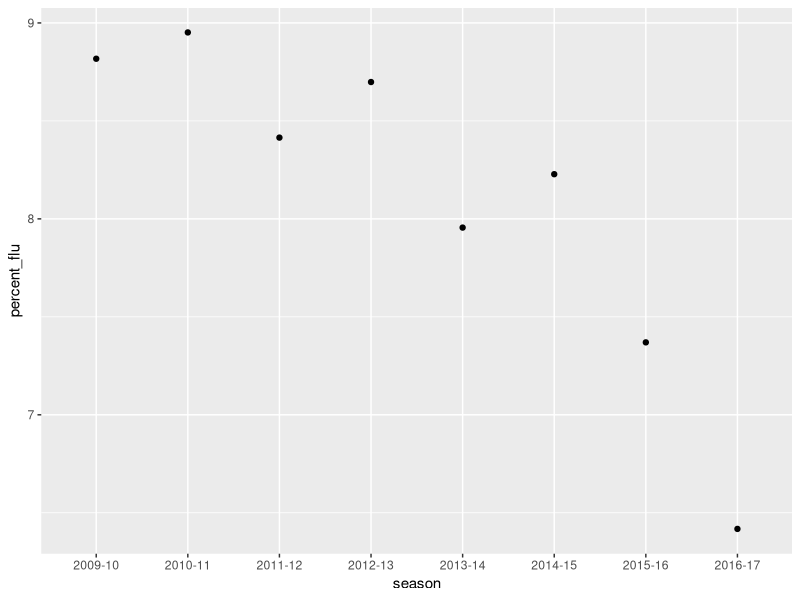

Here is the R script that generated this plot:
## ---- chunk 1
#The dataset we are exploring has influenza and pneumonia deaths on a state and national level, over time. 

#We will be requiring knitr, dplyr, and ggplot2
setwd('~/TA stuff/Winter2017/labs/L1-Review/')
require(dplyr)
require(knitr)
require(ggplot2)

#Read in the dataset
deaths <- read.csv('flu_deaths.csv')

#Handle NA values
deaths[is.na(deaths)] <- 0

## ---- chunk 2

#Summary table
deaths_summary <- filter(deaths, geoid == "State", season == "2016-17") %>%
                  select(State, season, Deaths.from.pneumonia.and.influenza) %>%
                  group_by(State, season) %>%
                  summarize(num_deaths = sum(Deaths.from.pneumonia.and.influenza)) %>%
                  select(State, num_deaths) %>%
                  arrange(desc(num_deaths))

kable(deaths_summary)

## ---- chunk 3

#Plot
deaths_plot <- filter(deaths, geoid == "National", age == "65 years and older") %>%
               select(geoid, age, season, Deaths.from.pneumonia.and.influenza, All.Deaths) %>%
               group_by(season) %>%
               summarize(flu_deaths = sum(Deaths.from.pneumonia.and.influenza), 
                         total_deaths = sum(All.Deaths), 
                         percent_flu = (flu_deaths / total_deaths * 100))

p <- ggplot(deaths_plot, aes(season, percent_flu))
p + geom_point()

